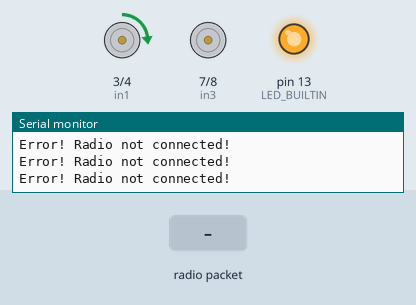
The sketch below on a simulated Arduino Uno, built with avr-gcc and run on an emulated ATmega328P. Parts: motor-driver pin pairs drawn as motors (green arrow = first pin HIGH = forward, orange = second pin HIGH = backward, longer = more drive, scaled by the enable pin), output pins drawn as LEDs (lit = HIGH), the last lines printed to the serial monitor. Inputs (shaded band) come from the test bench. No radio packets arrive unless stated.

Above: at 1.3 s.
1.4 s: radio packet "1" arrives
At 2.4 s:
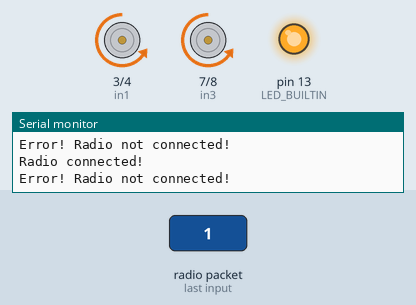
4.0 s: radio packet "0" arrives
At 6.1 s:
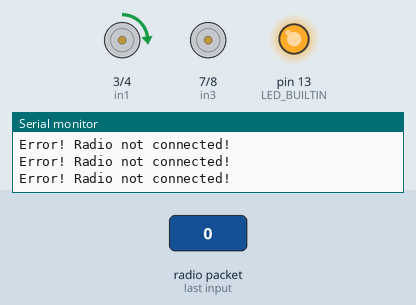
Timing chart, 0 to 7.6 s (numbered marks = the images above; inputs shaded):
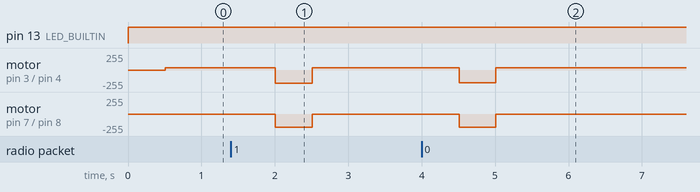

The sketch:

Reciever.ino
```cpp
#include <SPI.h>
#include <nRF24L01.h>
#include <RF24.h>


//structure for receiving data
struct DataPacket{
  signed char value1;
  signed char value2;
};
//pins
const int CE = 9;
const int CSN = 10;


//instantiating objects
RF24 radio(CE, CSN);
const byte address[6] = "00001";


const int in1=3,in2=4,in3=7,in4=8,enA=5,enB=6;
void setup() {
Serial.begin(19200);
pinMode(in1,OUTPUT);
pinMode(in2,OUTPUT);
pinMode(in3,OUTPUT);
pinMode(in4,OUTPUT);
pinMode(LED_BUILTIN,OUTPUT);
//in2 and 3 +ve, and in1 and 4 -ve
//enA to the right, enB to the left.
pinMode(enA,OUTPUT);
pinMode(enB,OUTPUT);
  digitalWrite(in1, HIGH);
  digitalWrite(in2, LOW);
  digitalWrite(in4, LOW);
  digitalWrite(in3, HIGH);
  digitalWrite(enA, LOW);
  digitalWrite(enB, LOW);
  //pinmodes - do not think this is necessary bu whatever
pinMode(CE, OUTPUT);
pinMode(CSN, OUTPUT);

  //nRF related setup calls
  radio.begin();
  radio.openReadingPipe(0, address);
  radio.setPALevel(RF24_PA_MIN);
  radio.startListening();
}

void loop() {
DataPacket data;
//signed char r, p;
if(radio.available()>0){
  Serial.println("Radio connected!");
  radio.read(&data, sizeof(data));
  // Serial.println(data.value1);
  // Serial.println(data.value2);
  delay(500);
}else{
  Serial.println("Error! Radio not connected!");
  digitalWrite(LED_BUILTIN, HIGH);
  delay(500);
}
int pitch = -(data.value1);
int roll = -(data.value2);
//exchanged roll and pitch
// Serial.println("Data Recieved:");
// Serial.println(roll);
// Serial.println(pitch);

//movement conditions
//if(pitch>3 || pitch<(-3)){
//front
  if(pitch>0){
  digitalWrite(in1, HIGH);
  digitalWrite(in2, LOW);
  digitalWrite(in4, LOW);
  digitalWrite(in3, HIGH);

  analogWrite(enA, (pitch*4));
  analogWrite(enB, (pitch*4));

  }else if(pitch<0){ //back
  digitalWrite(in1, LOW);
  digitalWrite(in3, LOW);
  digitalWrite(in2, HIGH);
  digitalWrite(in4, HIGH);
  analogWrite(enA, (-(pitch*4)));
  analogWrite(enB, (-(pitch*4)));
  }
if(roll>1 || roll<(-1)){
  digitalWrite(in1, HIGH);
  digitalWrite(in3, HIGH);
  digitalWrite(in2, LOW);
  digitalWrite(in4, LOW);
  if(roll>0){ //right
    analogWrite(enA, (roll*3));
    analogWrite(enB, 0);
  }else if(roll<0){ //left
    analogWrite(enB, (roll*3));
    analogWrite(enA, 0);
  }
}


}
```

Measured:
- after the input at 1.4 s, motor on pin 3 (in1) / pin 4 (in2): forward 35/255 → backward 196/255 after 0.61 s, → forward 35/255 0.50 s later; motor on pin 7 (in3) / pin 8 (in4): stopped → backward 196/255 after 0.61 s, → stopped 0.50 s later
- after the input at 4.0 s, motor on pin 3 (in1) / pin 4 (in2): forward 35/255 → backward 192/255 after 0.51 s, → forward 35/255 0.50 s later; motor on pin 7 (in3) / pin 8 (in4): stopped → backward 196/255 after 0.51 s, → stopped 0.50 s later
